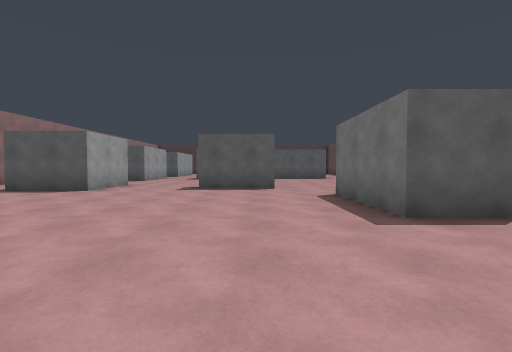
View 1 (above)

22 first-person views from a walk through a 3-D level made in the Unity game engine. The camera is 1.2 m above the floor, tilts 2° down and sees 90° across. The floor is counted in squares, 2 m on a side. Each view is taken from the middle of a square. On the plan, view 1 faces up. The plan holds only what a view shows up to about 9 squares ahead; the rest is blank. The place goes on beyond the plan. The player is left out.

View 2
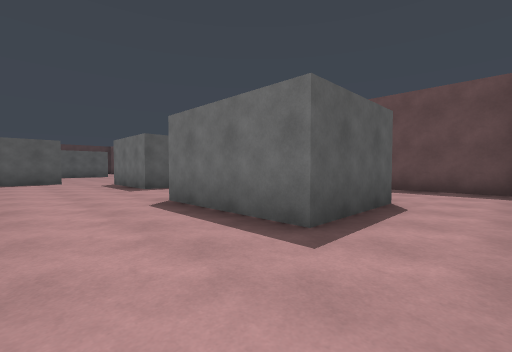

View 3
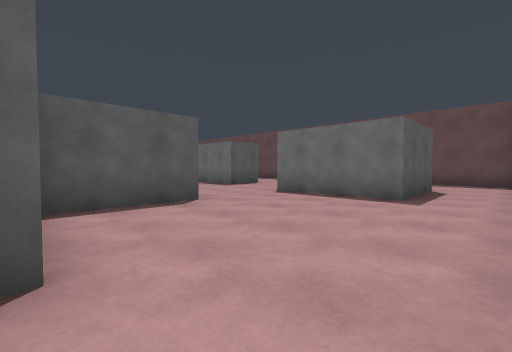

View 4
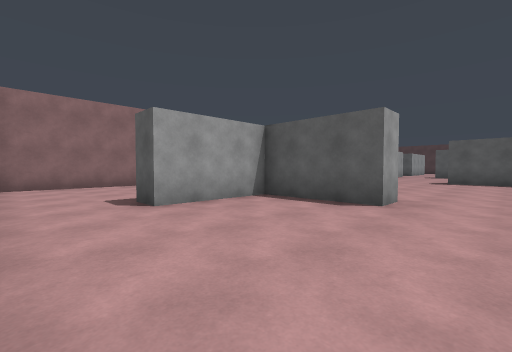

View 5
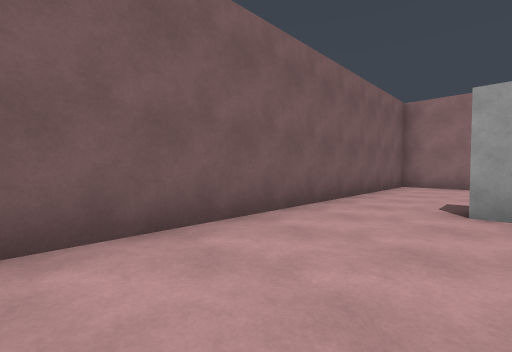

View 6
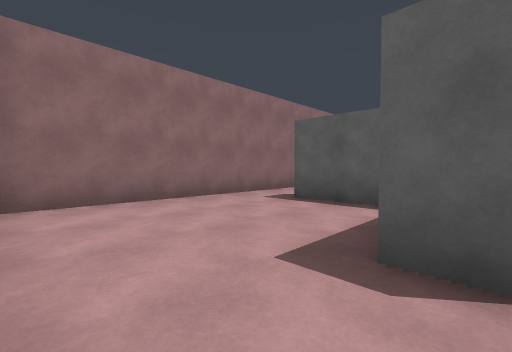

View 7
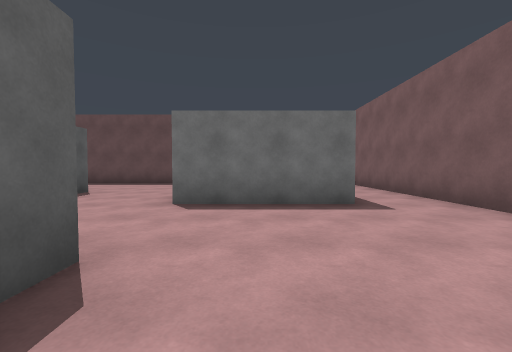

View 8
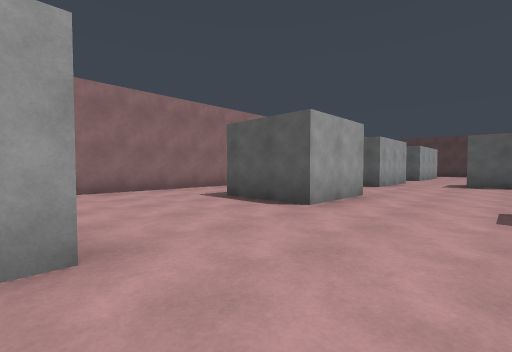

View 9
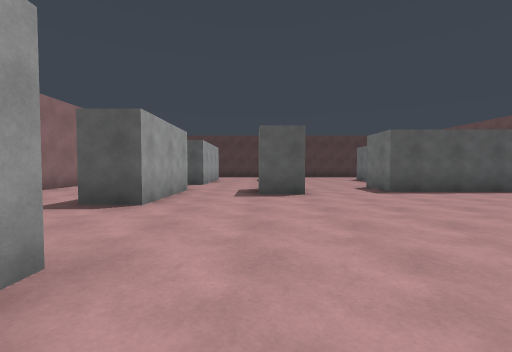

View 10
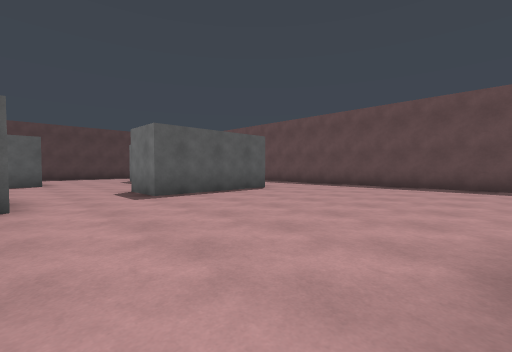

View 11
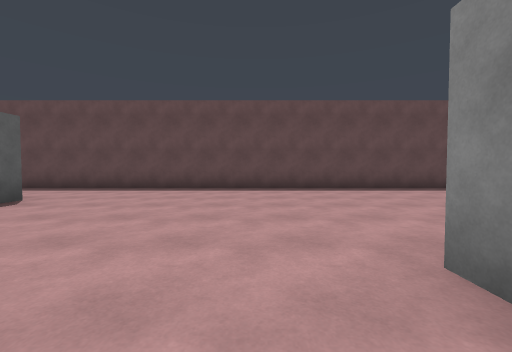

View 12
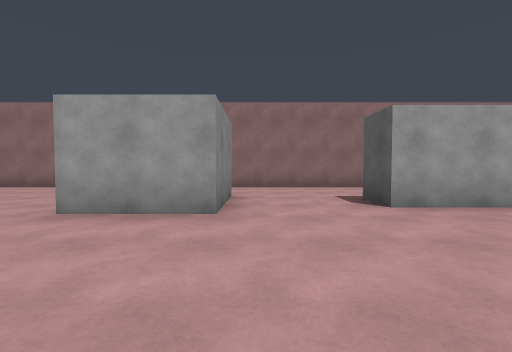

View 13
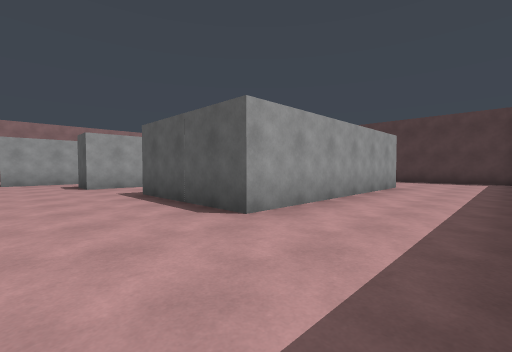

View 14
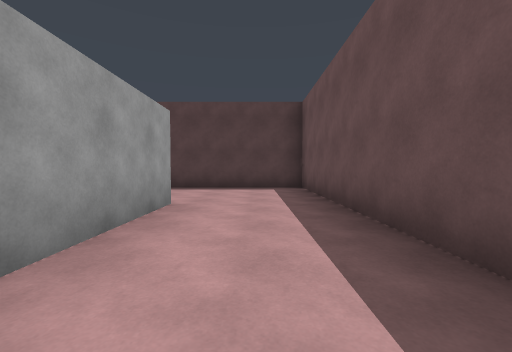

View 15
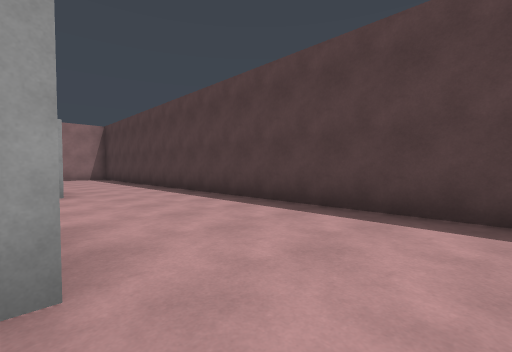

View 16
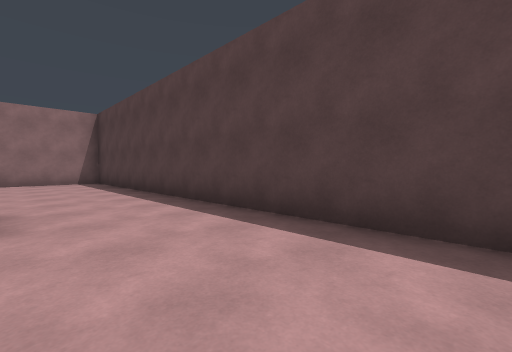

View 17
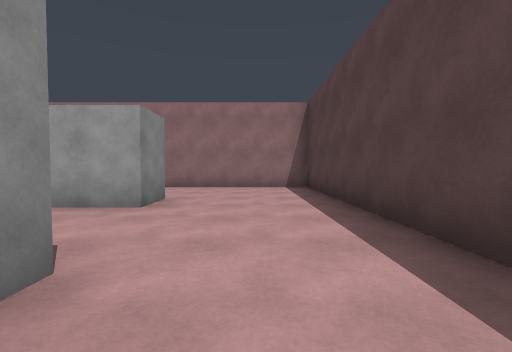

View 18
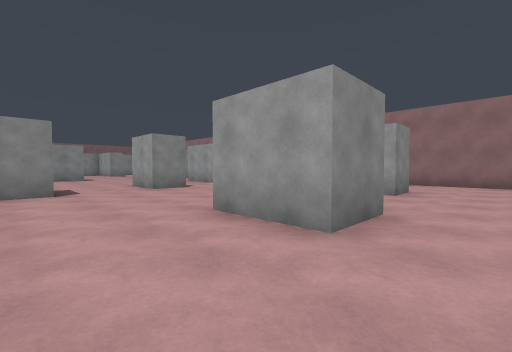

View 19
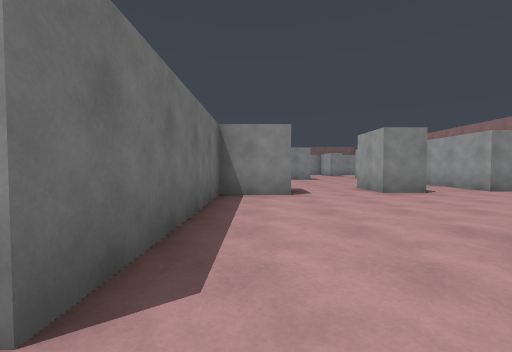

View 20
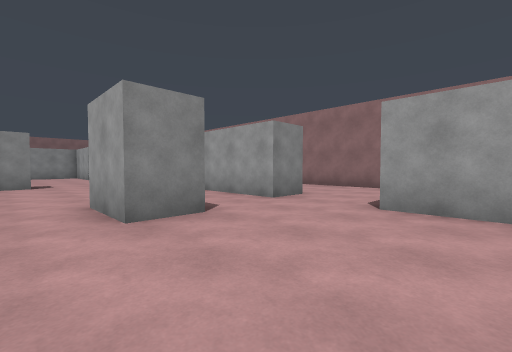

View 21
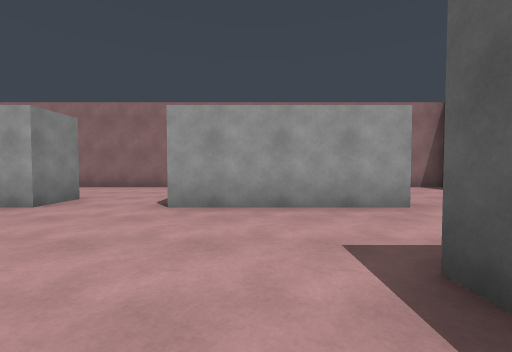

View 22
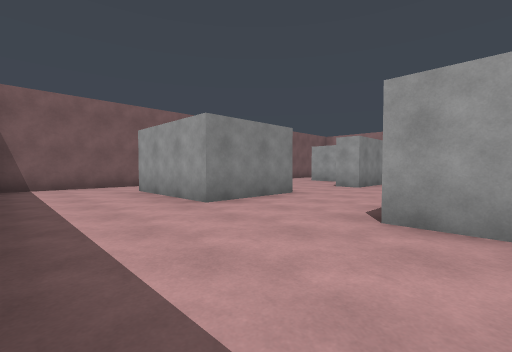

### Floor plan
Points are (right, up) in squares from view 1. A wall is a line through its corners. A room is listed if a view was taken in it or the views show most of it. See-through windows are left out.
Room 1 (views 1, 2, 4, 5, 7)
walls: (3.6, -2.6) (1.1, -2.6) (1.1, 0.4); (-3.4, -4.3) (4.5, -4.3); (-1.4, 0.9) (-1.4, 0.1) (-3.9, 0.1) (-3.9, -2.3)
ways out: opening at (-4, -3.5) to room 2; opening at (-0.5, 0) to room 3; opening at (3.5, -3.5) to room 3
Room 2 (views 3, 6)
walls: (-3.9, -2.3) (-4.6, -2.3); (-5.4, 0.1) (-7.1, 0.1); (-8.6, 1.4) (-8.6, -4.3) (-3.4, -4.3)
ways out: opening at (-4, -3.5) to room 1; opening at (-8, 0.5) to room 3
Room 3 (views 8, 9, 10, 11, 12, 13, 14, 15, 16, 17, 18, 19, 22)
walls: (-1.6, 7.9) (0.6, 7.9); (0.6, 7.1) (-1.6, 7.1); (-1.9, 14.1) (-1.9, 12.6) (-3, 12.6); (-4.8, 12.5) (-4.8, 11) (-5.9, 11); (-6.4, 8.5) (-4.2, 8.5) (-4.2, 6.5) (-6.4, 6.5); (3.1, 4.1) (3.1, 3) (1.8, 3) (1.8, 5.8); (-3.9, 3.4) (-3.9, 2.9); (6.4, 3.5) (6.4, 22.5) (-8.6, 22.5) (-8.6, 18.2); (1.1, 0.4) (3.6, 0.4) (3.6, -2.6); (-3.4, 0.9) (-1.4, 0.9); (3.6, 19.2) (3.6, 13.2) (0.3, 13.2); (-8.6, 15.1) (-8.6, 1.4); (-2.5, 19.9) (-1.1, 19.9); (-5.9, 19.2) (-4.8, 19.2); (4.5, -4.3) (6, -4.3); (6.4, -4) (6.4, -1.8)
ways out: opening at (-0.5, 0) to room 1; opening at (3.5, -3.5) to room 1; opening at (-8, 0.5) to room 2; opening at (-5, 14.5) to room 4; opening at (-4, 13) to room 4; opening at (-3.5, 18.5) to room 4; opening at (-0.5, 14) to room 4; opening at (0.5, 18.5) to room 4
Room 4 (views 20, 21)
walls: (-3, 14.1) (-1.9, 14.1); (0.3, 13.2) (0.3, 14.5) (1.8, 14.5) (1.8, 19.2); (-1.1, 19.9) (-1.1, 18) (-2.5, 18); (-4.8, 19.2) (-4.8, 15.7) (-5.4, 15.7); (-5.9, 13.7) (-4.8, 13.7) (-4.8, 12.5)
ways out: opening at (-5, 14.5) to room 3; opening at (-4, 13) to room 3; opening at (-3.5, 18.5) to room 3; opening at (-0.5, 14) to room 3; opening at (0.5, 18.5) to room 3

Where each view was taken, in squares from view 1:
view 1: 0 up, 0 right, facing up
view 2: 4 down, 1 left, facing up-right
view 3: 4 down, 4 left, facing up-right
view 4: 4 down, 0 right, facing up-left
view 5: 2 down, 0 right, facing down-left
view 6: 4 down, 4 left, facing up-left
view 7: 1 down, 3 left, facing right
view 8: 3 up, 2 left, facing up-left
view 9: 7 up, 3 left, facing up
view 10: 8 up, 2 left, facing up-right
view 11: 9 up, 1 left, facing right
view 12: 9 up, 1 left, facing left
view 13: 11 up, 6 right, facing up-left
view 14: 15 up, 5 right, facing up
view 15: 19 up, 5 right, facing up-left
view 16: 20 up, 2 right, facing up-left
view 17: 21 up, 1 left, facing left
view 18: 21 up, 1 right, facing down-left
view 19: 20 up, 1 right, facing down
view 20: 17 up, 1 left, facing down-left
view 21: 17 up, 1 left, facing left
view 22: 4 up, 6 right, facing down-left
